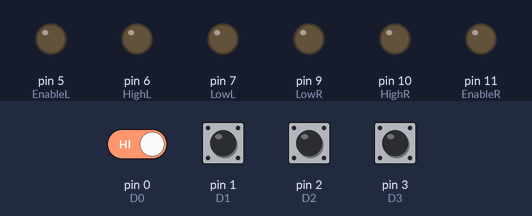
This sketch was run on a simulated Arduino Uno, built with avr-gcc and run on an emulated ATmega328P. On the bench: output pins drawn as LEDs (lit = HIGH). The test bench sets the inputs (shaded band); at power-on: pin 0 (D0), pin 1 (D1), pin 2 (D2), pin 3 (D3) HIGH.

Above: at 1.2 s.
1.3 s: pin 3 (D3) pulled LOW for 0.15 s
At 1.9 s:
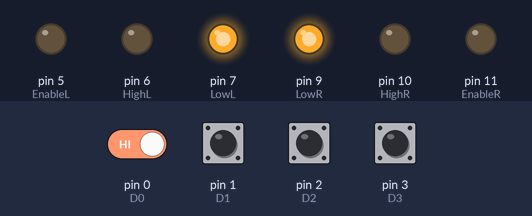
2.9 s: pin 0 (D0) driven LOW and pin 3 (D3) driven LOW
At 4.1 s:
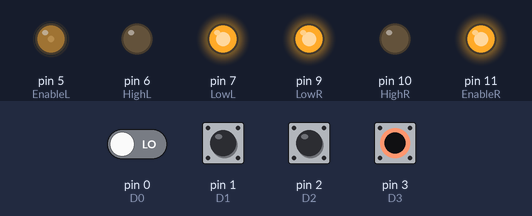
4.4 s: pin 1 (D1) pulled LOW for 0.15 s
At 4.47 s:
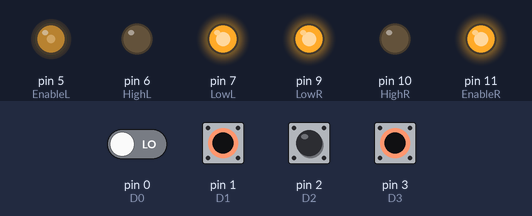
6.0 s: pin 2 (D2) pulled LOW for 0.15 s
At 6.07 s:
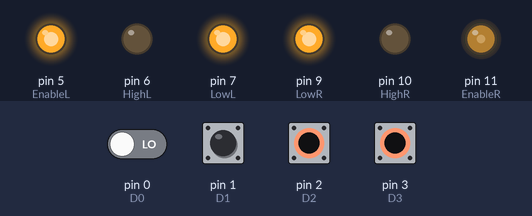
7.6 s: pin 1 (D1) pulled LOW for 1 s
At 9.8 s:
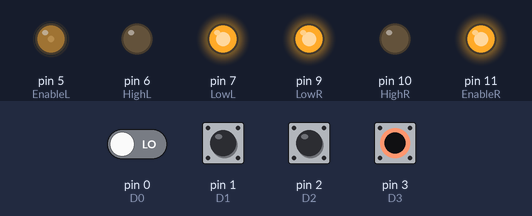
10.1 s: pin 0 (D0) driven HIGH
At 11.0 s:
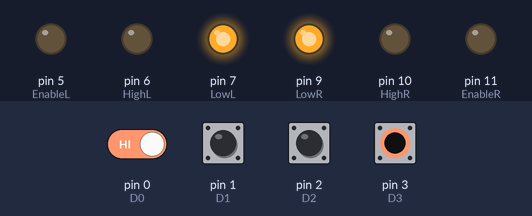
Timing chart, 0 to 12.6 s (numbered marks = the images above; inputs shaded):
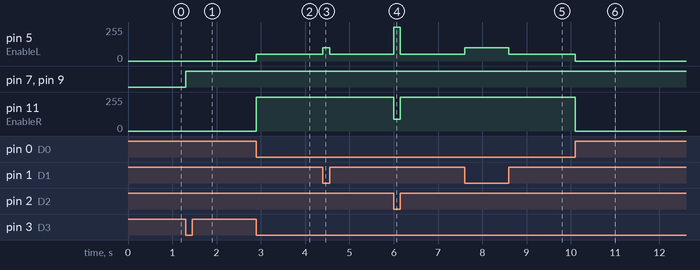

The sketch:

UNO_Code.ino
```cpp
const int EnableL=5;
const int HighL =6;  //Left Side
const int LowL = 7;

const int EnableR = 11;
const int HighR = 10; // Right Side
const int LowR = 9;

const int D0=0;
const int D1=1;
const int D2=2;
const int D3=3;

int a,b,c,d,data;

void Data(){
  a=digitalRead(D0);
  b=digitalRead(D1);
  c=digitalRead(D2);
  d=digitalRead(D3);

  data = a+2*b+4*c+8*d;
}

void setup() {
  // put your setup code here, to run once:
  pinMode(EnableR,OUTPUT);
  pinMode(HighR,OUTPUT);
  pinMode(LowR,OUTPUT);
  pinMode(EnableL,OUTPUT);
  pinMode(HighL,OUTPUT);
  pinMode(LowL,OUTPUT);
  pinMode(D0,INPUT_PULLUP);
  pinMode(D1,INPUT_PULLUP);
  pinMode(D2,INPUT_PULLUP);
  pinMode(D3,INPUT_PULLUP);


}
void Forward(){
  digitalWrite(HighL,LOW);
  digitalWrite(LowL,HIGH);
  analogWrite(EnableL,255);

  digitalWrite(HighR,LOW);
  digitalWrite(LowR,HIGH);
  analogWrite(EnableR,255);
}

void Backward(){
  digitalWrite(HighL,HIGH);
  digitalWrite(LowL,LOW);
  analogWrite(EnableL,255);

  digitalWrite(HighR,HIGH);
  digitalWrite(LowR,LOW);
  analogWrite(EnableR,255);
}

void Left_Slight(){
  digitalWrite(HighL,LOW);
  digitalWrite(LowL,HIGH);
  analogWrite(EnableL,100);

  digitalWrite(HighR,LOW);
  digitalWrite(LowR,HIGH);
  analogWrite(EnableR,255);
}
void Left_Medium(){
  digitalWrite(HighL,LOW);
  digitalWrite(LowL,HIGH);
  analogWrite(EnableL,90);

  digitalWrite(HighR,LOW);
  digitalWrite(LowR,HIGH);
  analogWrite(EnableR,255);
}
void Left_Extreme(){
  digitalWrite(HighL,LOW);
  digitalWrite(LowL,HIGH);
  analogWrite(EnableL,50);

  digitalWrite(HighR,LOW);
  digitalWrite(LowR,HIGH);
  analogWrite(EnableR,255);
}

void Right_Slight(){
  digitalWrite(HighL,LOW);
  digitalWrite(LowL,HIGH);
  analogWrite(EnableL,255);

  digitalWrite(HighR,LOW);
  digitalWrite(LowR,HIGH);
  analogWrite(EnableR,100);
}
void Right_Medium(){
  digitalWrite(HighL,LOW);
  digitalWrite(LowL,HIGH);
  analogWrite(EnableL,255);

  digitalWrite(HighR,LOW);
  digitalWrite(LowR,HIGH);
  analogWrite(EnableR,90);
}
void Right_Extreme(){
  digitalWrite(HighL,LOW);
  digitalWrite(LowL,HIGH);
  analogWrite(EnableL,255);

  digitalWrite(HighR,LOW);
  digitalWrite(LowR,HIGH);
  analogWrite(EnableR,50);
}
void Stop()
{
  digitalWrite(HighL, LOW);
  digitalWrite(LowL, HIGH);
  analogWrite(EnableL,0);

  digitalWrite(HighR, LOW);
  digitalWrite(LowR, HIGH);
  analogWrite(EnableR,0);

}

void loop() {
  // put your main code here, to run repeatedly:
  Data();
  if(data==0){
    Forward();
  }
  else if(data==1){
    Right_Slight();
  }
  else if(data==2){
    Right_Medium();
  }
  else if(data==3){
    Right_Extreme();
  }
  else if(data==4){
    Left_Slight();
  }
  else if(data==5){
    Left_Medium();
  }
  else if(data==6){
    Left_Extreme();
  }
  else if(data==7){
    Stop();
  }
  else if(data==8){
       {
     analogWrite(EnableL, 0);
     analogWrite(EnableR, 0);
     delay(4000);                      // stop sign detection

     analogWrite(EnableL, 150);
     analogWrite(EnableR, 150);
     delay(1000);
   }
  }


}
```

Measured:
- after the input at 1.3 s, pin 7 (LowL), pin 9 (LowR): LOW → HIGH at once
- after the input at 2.9 s, pin 5 (EnableL): 0/255 → 50/255 at once; pin 11 (EnableR): 0/255 → 255/255 at once
- after the input at 4.4 s, pin 5 (EnableL): 50/255 → 100/255 at once, → 50/255 0.15 s later
- after the input at 6.0 s, pin 5 (EnableL): 50/255 → 255/255 at once, → 50/255 0.15 s later; pin 11 (EnableR): 255/255 → 90/255 at once, → 255/255 0.15 s later
- after the input at 7.6 s, pin 5 (EnableL): 50/255 → 100/255 at once, → 50/255 1.0 s later
- after the input at 10.1 s, pin 5 (EnableL): 50/255 → 0/255 at once; pin 11 (EnableR): 255/255 → 0/255 at once
